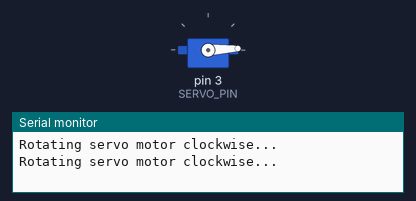
A sketch run on a simulated Arduino Uno, built with avr-gcc and run on an emulated ATmega328P. On the bench: servo, the last lines printed to the serial monitor.

Above: at 0.05 s.
At 7.55 s:
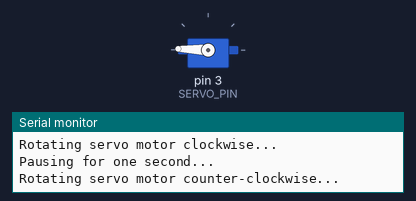
At 11.15 s:
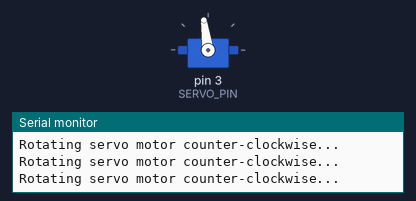
At 14.85 s:
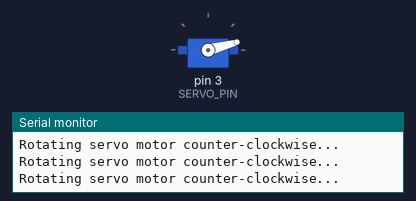
Timing chart, 0 to 21.5 s (numbered marks = the images above):
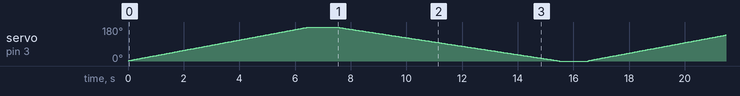

The sketch:

demo03.ino
```cpp
#include <Servo.h>

// Define servo motor connections and maximum angle
#define SERVO_PIN 3   // Pin to control the servo motor
#define MAX_ANGLE 180 // Maximum angle for the servo motor

// Create an instance of the Servo library for the servo motor
Servo servoMotor;

// Define the functions for clockwise and counter-clockwise rotation
bool clockwise()
{
    if (!servoMotor.attached())
    {
        Serial.println("Attaching servo motor...");
        servoMotor.attach(SERVO_PIN);
    }
    if (servoMotor.read() < MAX_ANGLE)
    {
        Serial.println("Rotating servo motor clockwise...");
        servoMotor.write(servoMotor.read() + 1);
    }
    return servoMotor.read() < MAX_ANGLE;
}

bool counterClockwise()
{
    if (!servoMotor.attached())
    {
        Serial.println("Attaching servo motor...");
        servoMotor.attach(SERVO_PIN);
    }
    if (servoMotor.read() > 0)
    {
        Serial.println("Rotating servo motor counter-clockwise...");
        servoMotor.write(servoMotor.read() - 1);
    }
    return servoMotor.read() > 0;
}

void setup()
{
    // Set up serial communication
    Serial.begin(9600); // initialize the serial port
    while (!Serial)
    {
        // await serial interface
    };

    // Set up the pins for the servo motor
    servoMotor.attach(SERVO_PIN);

    // Move the servo motor to its initial position (0 degrees)
    servoMotor.write(0);
}

void loop()
{
    bool running = true;
    while (running)
    {
        running = clockwise();
    }

    // Pause for one second before rotating the servo motor counter-clockwise
    Serial.println("Pausing for one second...");
    delay(1000);

    running = true;
    while (running)
    {
        running = counterClockwise();
    }

    // Pause for one second before starting over
    Serial.println("Pausing for one second...");
    delay(1000);
}
```
